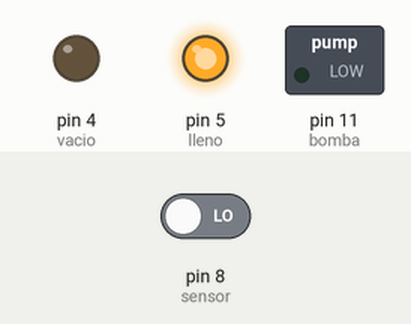
The sketch below on a simulated Arduino Uno, built with avr-gcc and run on an emulated ATmega328P. Shown: switched loads named in the sketch (green lamp = pin HIGH), output pins drawn as LEDs (lit = HIGH). The inputs (shaded band) are chosen by the test bench; at power-on: pin 8 (sensor) LOW.

Above: at 1.8 s.
1.9 s: pin 8 (sensor) driven HIGH
At 3.2 s:
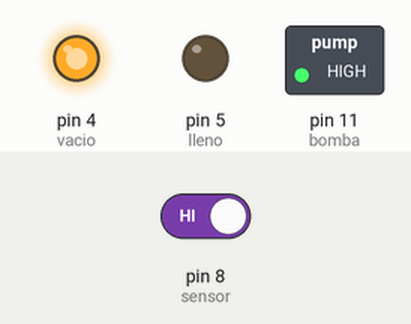
3.5 s: pin 8 (sensor) driven LOW
At 4.5 s:
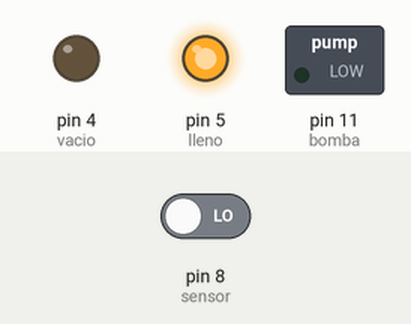
Timing chart, 0 to 6.5 s (numbered marks = the images above; inputs shaded):
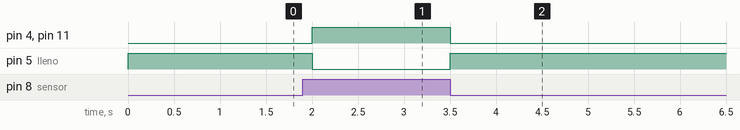

The sketch:

SENSOR_DE_NIVEL_DE_AGUA.ino
```cpp
#define sensor 8
#define bomba 11
#define vacio 4
#define lleno 5

void setup() {
 pinMode(sensor, INPUT);
 pinMode(bomba, OUTPUT);
 pinMode(vacio, OUTPUT);
 pinMode(lleno, OUTPUT);
}

void loop() {
  int estado;
  estado = digitalRead(sensor);
  if (estado == HIGH){
    digitalWrite(vacio, HIGH);
    digitalWrite(lleno, LOW);
    digitalWrite(bomba, HIGH);
    }
    estado = digitalRead(sensor);
  if (estado == LOW){
    digitalWrite(vacio, LOW);
    digitalWrite(lleno, HIGH);
    digitalWrite(bomba, LOW);
    delay(1000);
    }
}
```

Measured:
- after the input at 1.9 s, pin 4 (vacio), pin 11 (bomba): LOW → HIGH after 0.10 s; pin 5 (lleno): HIGH → LOW after 0.10 s
- after the input at 3.5 s, pin 4 (vacio), pin 11 (bomba): HIGH → LOW at once; pin 5 (lleno): LOW → HIGH at once
